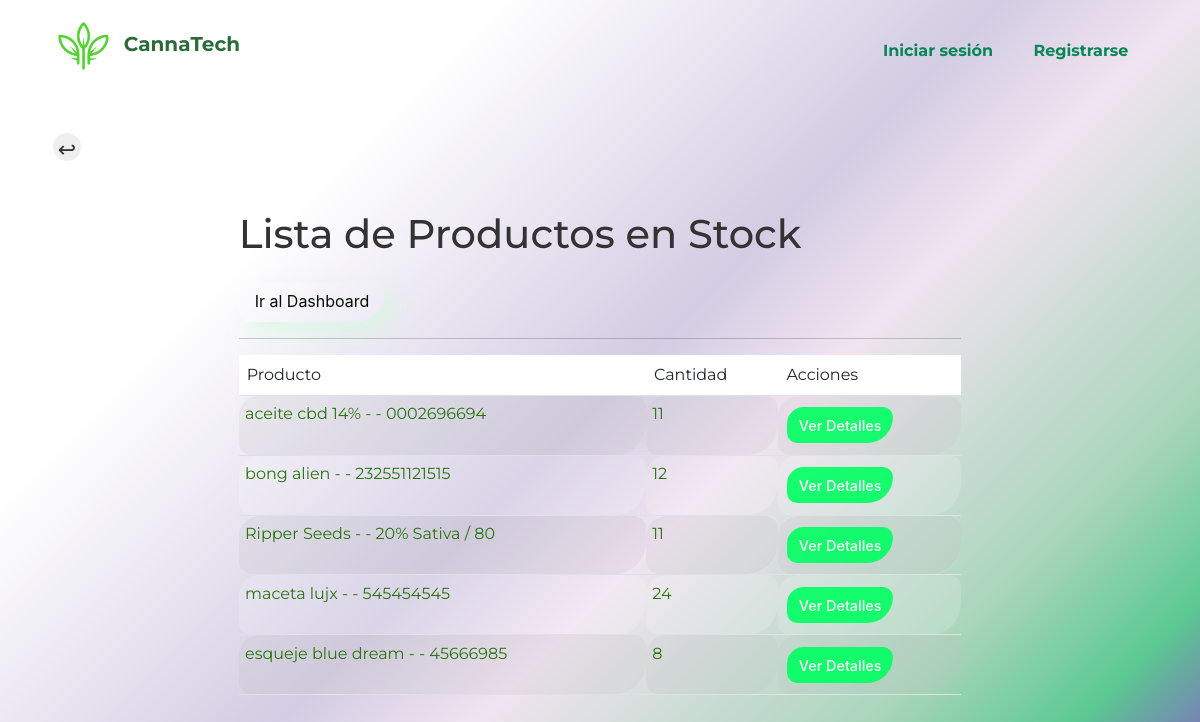
/stock/, run on the app's committed database.
### core/models.py (models this page shows, shortened)
class Stock(models.Model):
    product = models.OneToOneField(Product, on_delete=models.CASCADE, related_name='stock')
    quantity = models.PositiveIntegerField(default=0)
    low_stock_threshold = models.PositiveIntegerField(default=10)

class Product(models.Model):
    variedad = models.ForeignKey(Variedad, on_delete=models.CASCADE, null=True, blank=True)
    name = models.CharField(max_length=100)
    code = models.CharField(max_length=15, unique=True)
    is_favorite = models.BooleanField(default=False)
    user = models.ForeignKey(User, on_delete=models.CASCADE, null=True, blank=True)
    def __str__(self):
        variedad_nombre = self.variedad.nombre if self.variedad else ""
        return f"{self.name} - {variedad_nombre} - {self.code}"

### core/views.py (the view)
# urls.py: path('stock/', views.lista_stock, name='lista_stock'),
def lista_stock(request):
    stocks = Stock.objects.all()  # Consulta todos los productos en stock
    return render(request, 'core/lista_stock.html', {'stocks': stocks})

### core/templates/core/lista_stock.html (shortened to what this page needs)
{% extends 'core/base.html' %}
{% block content %}
<div class="container">
    <input type="button" class="btn-prev" value="↩" onClick="javascript:history.go(-1);">
    <div class="row mt-5">
        <div class="col-md-8 offset-md-2">
            <h1 class="mb-4">Lista de Productos en Stock</h1>
            <a href="/dashboard" class="btncode">Ir al Dashboard</a>
            <hr>
            <div class="table-responsive">
                <table class="table table-striped">
                    <thead>
                        <tr>
                            <th scope="col">Producto</th>
                            <th scope="col">Cantidad</th>
                            <th scope="col">Acciones</th>
                        </tr>
                    </thead>
                    <tbody>
                        {% for stock in stocks %}
                        <tr>
                            <td data-label="Producto">{{ stock.product }}</td>
                            <td data-label="Cantidad">{{ stock.quantity }}</td>
                            <td data-label="Acciones">
                                <a href="{% url 'stock_detail' product_id=stock.product.id %}" class="btn8 btn-sm">Ver Detalles</a>
                            </td>
                        </tr>
                        {% empty %}
                        <tr>
                            <td colspan="3" class="text-center">No hay productos en stock actualmente.</td>
                        </tr>
                        {% endfor %}
                    </tbody>
                </table>
            </div>
        </div>
    </div>
</div>
{% endblock %}

### core/templates/core/lista_stock.html (style rules this page uses)
.container { padding: 20px; }
.table-responsive { overflow-x: auto; }
.btn8 { padding: 8px 12px; border: none; border-radius: 20px 12px 31px; cursor: pointer; text-decoration: none; display: inline-block; margin: 5px 2px; font-size: 0.9rem; white-space: nowrap; background-color: #00ff62e7; color: #fff; }

### data on the page
Stock: product "aceite cbd 14% - - 0002696694", quantity "11"
Stock: product "bong alien - - 232551121515", quantity "12"
Stock: product "Ripper Seeds - - 20% Sativa / 80", quantity "11"
Stock: product "maceta lujx - - 545454545", quantity "24"
Stock: product "esqueje blue dream - - 45666985", quantity "8"
